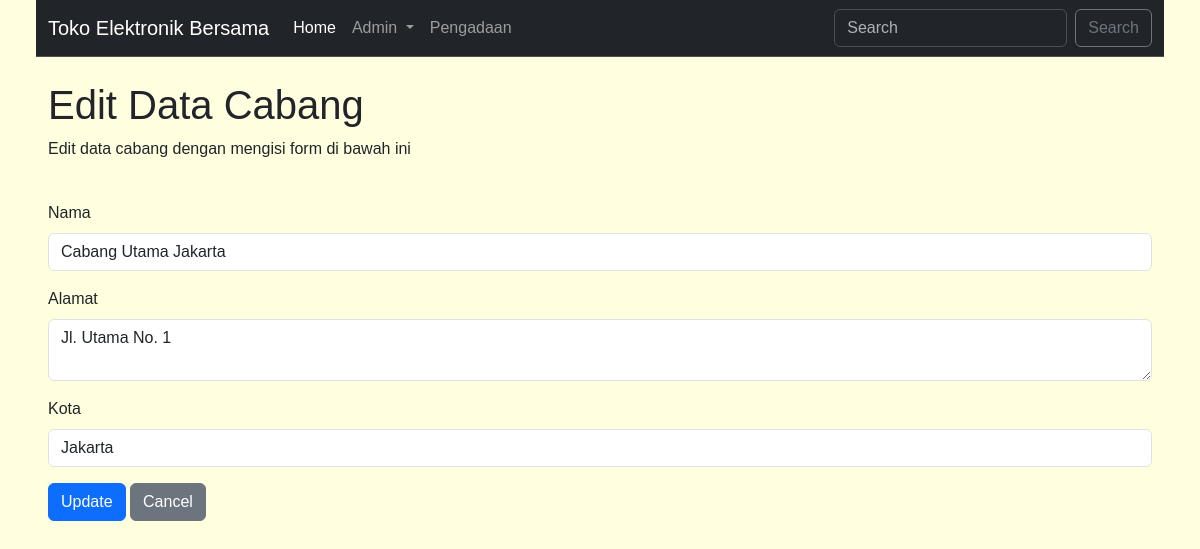
Screenshot of /cabang/cabangEdit.php?id_cabang=CB001 with the database file from the repository.
### tables this page shows
CREATE TABLE `tabel_cabang` (
  `id` int NOT NULL AUTO_INCREMENT,
  `id_cabang` varchar(10) NOT NULL,
  `nama` varchar(50) NOT NULL,
  `alamat` text NOT NULL,
  `kota` varchar(20) NOT NULL,
  PRIMARY KEY (`id`)
);

### cabang/cabangEdit.php (the view, shortened to what this page needs)
<?php
include '../koneksi.php';
$id_cabang = $_GET['id_cabang'];
$sql = "SELECT * FROM tabel_cabang WHERE id_cabang='$id_cabang'";
$result = mysqli_query($con, $sql);
$row = mysqli_fetch_assoc($result);
?>
<!doctype html>
<html lang="en">
<head>
    <link href="https://cdn.jsdelivr.net/npm/bootstrap@5.3.3/dist/css/bootstrap.min.css" rel="stylesheet"
>
</head>
<body>
    <nav class="navbar navbar-expand-lg bg-dark border-bottom border-body" data-bs-theme="dark">
        <div class="container-fluid">
            <a class="navbar-brand" href="../index.php">Toko Elektronik Bersama</a>
            <div class="collapse navbar-collapse" id="navbarSupportedContent">
                <ul class="navbar-nav me-auto mb-2 mb-lg-0">
                    <li class="nav-item">
                        <a class="nav-link active" aria-current="page" href="../index.php">Home</a>
                    </li>
                    <li class="nav-item dropdown">
                        <a class="nav-link dropdown-toggle" href="#" role="button" data-bs-toggle="dropdown"
                            aria-expanded="false">
                            Admin
                        </a>
                    </li>
                    <li class="nav-item">
                        <a class="nav-link" href="../pengadaan.php">Pengadaan</a>
                    </li>
                </ul>
                <form class="d-flex" role="search">
                    <input class="form-control me-2" type="search" placeholder="Search" aria-label="Search">
                    <button class="btn btn-outline-secondary" type="submit">Search</button>
                </form>
            </div>
        </div>
    </nav>
    <div class="container mt-4">
        <h1>Edit Data Cabang</h1>
        <p>Edit data cabang dengan mengisi form di bawah ini</p><br>
        <form method="post">
            <div class="mb-3">
                <label for="nama" class="form-label">Nama</label>
                <input type="text" name="nama" class="form-control" id="nama" placeholder="Masukkan Nama..."
                    value="<?php echo htmlspecialchars($row['nama']); ?>" required>
            </div>
            <div class="mb-3">
                <label for="alamat" class="form-label">Alamat</label>
                <textarea name="alamat" class="form-control" id="alamat" placeholder="Masukkan Alamat..."
                    required><?php echo htmlspecialchars($row['alamat']); ?></textarea>
            </div>
            <div class="mb-3">
                <label for="kota" class="form-label">Kota</label>
                <input type="text" name="kota" class="form-control" id="kota" placeholder="Masukkan Kota..."
                    value="<?php echo htmlspecialchars($row['kota']); ?>" required>
            </div>
            <button type="submit" class="btn btn-primary">Update</button>
            <a href="cabangRead.php" class="btn btn-secondary">Cancel</a>
        </form>
    </div>
</body>
</html>

### cabang/cabangEdit.php (style rules this page uses)
body { font-family: 'Trebuchet MS', 'Lucida Sans Unicode', 'Lucida Grande', 'Lucida Sans', Arial, sans-serif; margin-left: 3%; margin-right: 3%; background-color: lightyellow; }

### rows the page displays
tabel_cabang: nama "Cabang Utama Jakarta", alamat "Jl. Utama No. 1", kota "Jakarta"
